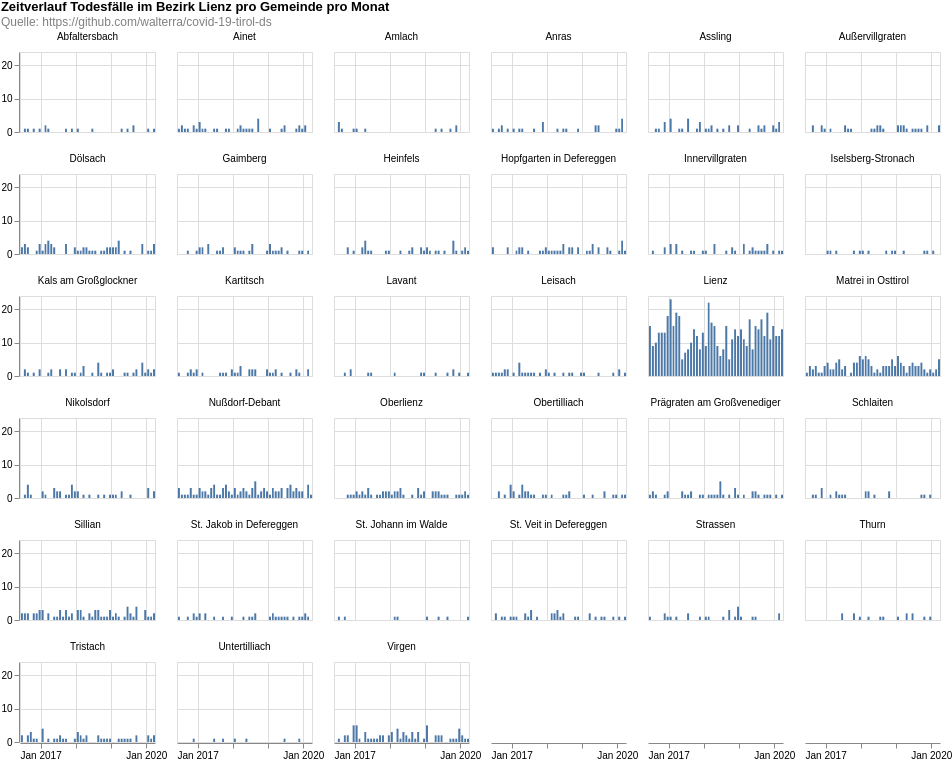

Express this chart as Vega-Lite.
### Vega-Lite specification from a JSON file in a GitHub repository (floating-point values rounded to 4 significant figures; data arrays with more than 128 entries replaced by an {"elided": "..."} marker saying what was removed)
{"config": {"view": {"continuousWidth": 400, "continuousHeight": 300}}, "data": {"name": "data-1896043dcb1db05ce8b0d9dd5af71fd8"}, "facet": {"type": "nominal", "field": "municipaly", "title": null}, "spec": {"mark": "bar", "encoding": {"tooltip": [{"type": "temporal", "field": "date", "timeUnit": "yearmonth"}, {"type": "quantitative", "aggregate": "sum", "field": "count"}], "x": {"type": "temporal", "field": "date", "timeUnit": "yearmonth", "title": null}, "y": {"type": "quantitative", "aggregate": "sum", "field": "count", "title": null}}, "height": 80, "width": 135}, "columns": 6, "padding": 0, "title": {"text": ["Zeitverlauf Todesfälle im Bezirk Lienz pro Gemeinde pro Monat"], "subtitle": ["Quelle: https://github.com/walterra/covid-19-tirol-ds"], "color": "black", "subtitleColor": "gray"}, "$schema": "https://vega.github.io/schema/vega-lite/v4.0.2.json", "datasets": {"data-1896043dcb1db05ce8b0d9dd5af71fd8": {"elided": "1707 records"}}}
